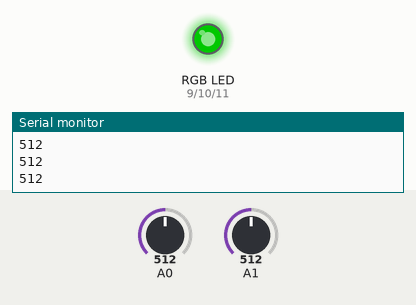
Simulated run of this sketch. Board: Arduino Uno, built with avr-gcc and run on an emulated ATmega328P. On the bench: an RGB LED mixed from three pins (HIGH = lit), the last lines printed to the serial monitor. The test bench sets the inputs (shaded band); at power-on: A0 = 512, A1 = 512. Dim RGB values are drawn brighter than linear.

Above: at 1.2 s.
1.3 s: A0 set to 539
2.8 s: A0 set to 560
At 3.2 s:
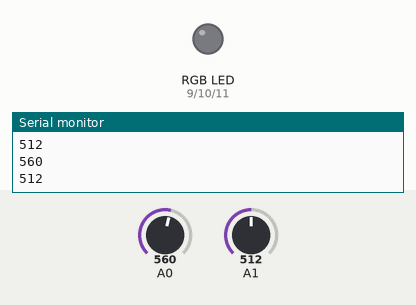
4.3 s: A0 set to 540
At 4.6 s:
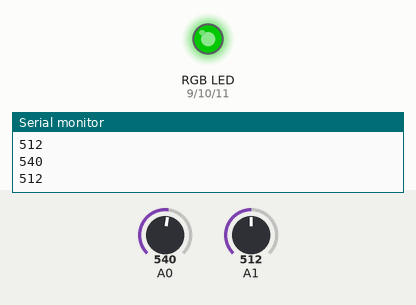
5.8 s: A1 set to 716
At 6.1 s:
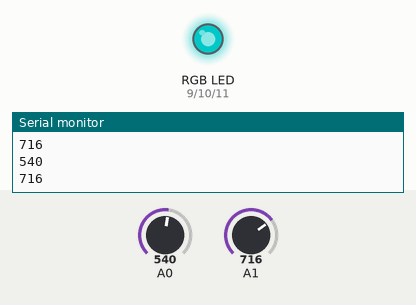
7.3 s: A1 set to 900
At 7.6 s:
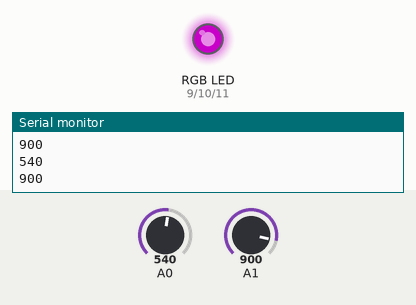
8.8 s: A1 set to 306
At 10.3 s:
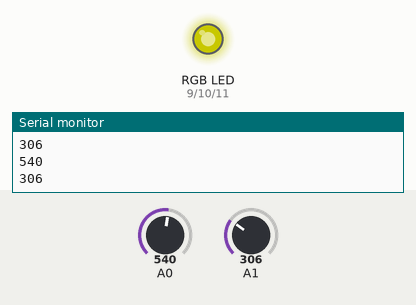
Timing chart, 0 to 11.3 s (numbered marks = the images above; inputs shaded):
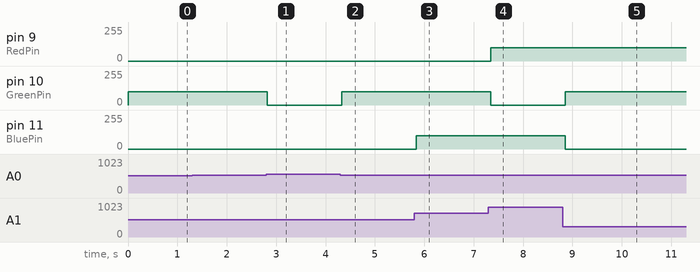

The sketch:

1D_night_light_led.ino
```cpp
/*
 Night light LED program
*/

int photoresistor;
int potentiometer;
const int threshold = 550;

int RedPin = 9;
int GreenPin = 10;
int BluePin = 11;
//color_array corresponds to {red, orange, yellow, green, cyan, blue, magenta}
int color_array[7][3] = {{100,0,0},{100,50,0},{100,100,0},{0,100,0},{0,100,100},{0,0,100},{100,0,100}} ;
//colour_index corresponds to the color in colour_array, and is calculated by the potentiometer reading
int color_index;
void setup()
{
  Serial.begin(9600);               //start a serial connection with the computer
  int photoresistor = 0;
  int potentiometer = 0;
  pinMode(RedPin, OUTPUT);
  pinMode(GreenPin, OUTPUT);
  pinMode(BluePin, OUTPUT);
}
void loop()
{
  //read the brightness of the ambient light
  photoresistor = analogRead(A0);
  potentiometer = analogRead(A1);

  Serial.println(photoresistor);    //print the value of photoresistor in the serial monitor on the computer
  Serial.println(potentiometer);

  if (photoresistor < threshold){

    //fit potentiometer value to [0,6] -> divide by 147 to fit to [0-6.95918...)
    //Arduino will only take the integer value of this, so the result will be: integers in range [0,6]
    //this allows the potentiometer value to index the colour_array
    color_index = potentiometer/147;
    analogWrite(RedPin, color_array[color_index][0]);
    analogWrite(GreenPin, color_array[color_index][1]);
    analogWrite(BluePin, color_array[color_index][2]);

  }
  else{
    analogWrite(RedPin, 0);
    analogWrite(GreenPin, 0);
    analogWrite(BluePin, 0);
  }

  delay(100);
}
```

Measured:
- the behaviour switches between 549 and 550 on A0 (found by bisection; images 0 and 1)
- after the input at 2.8 s, pin 10 (GreenPin): 100/255 → 0/255 at once
- after the input at 4.3 s, pin 10 (GreenPin): 0/255 → 100/255 at once
- after the input at 5.8 s, pin 11 (BluePin): 0/255 → 100/255 at once
- after the input at 7.3 s, pin 9 (RedPin): 0/255 → 100/255 after 0.05 s; pin 10 (GreenPin): 100/255 → 0/255 after 0.05 s
- after the input at 8.8 s, pin 10 (GreenPin): 0/255 → 100/255 after 0.05 s; pin 11 (BluePin): 100/255 → 0/255 after 0.05 s
